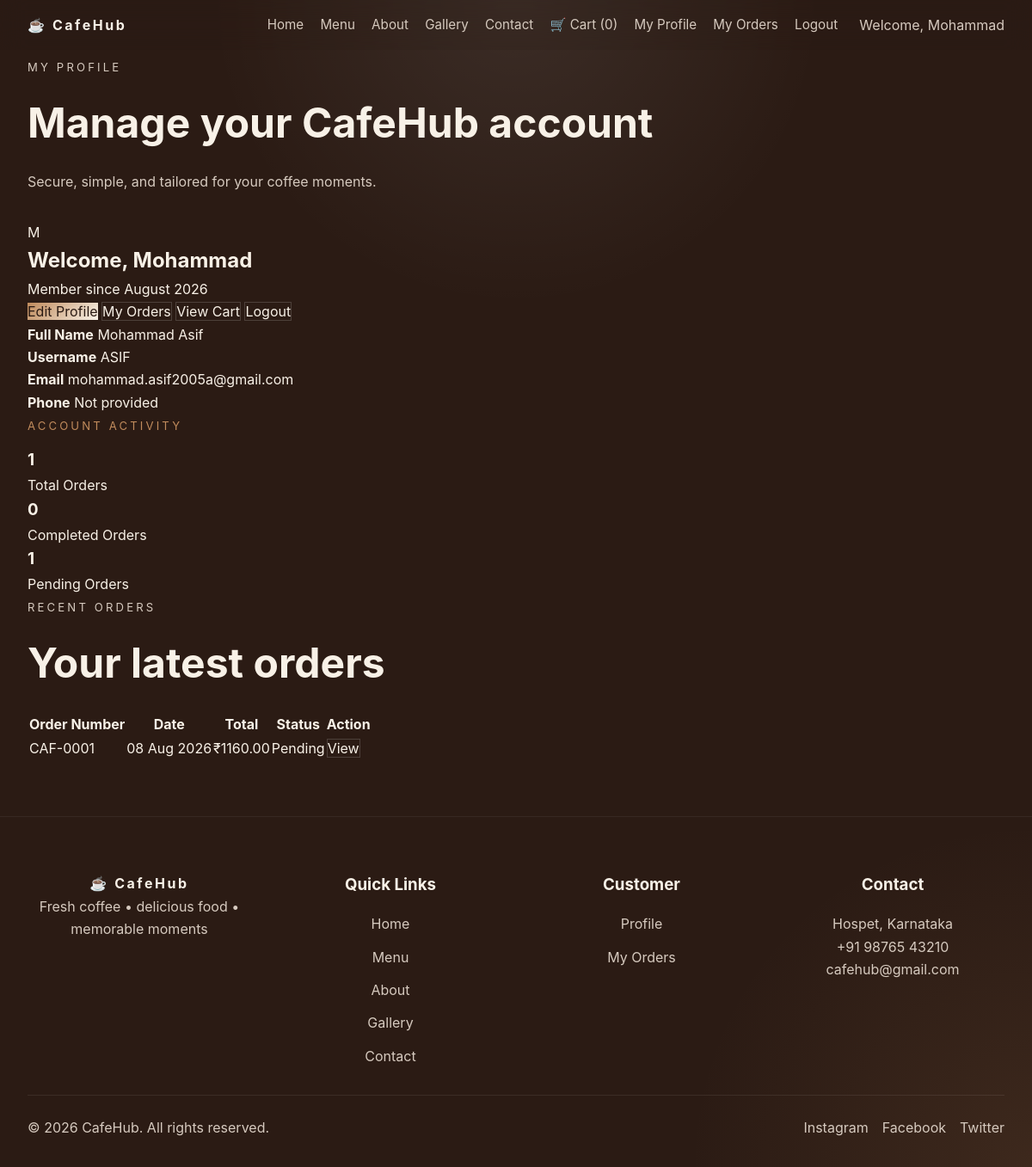
The app's page /accounts/profile/ (signed in), older data.
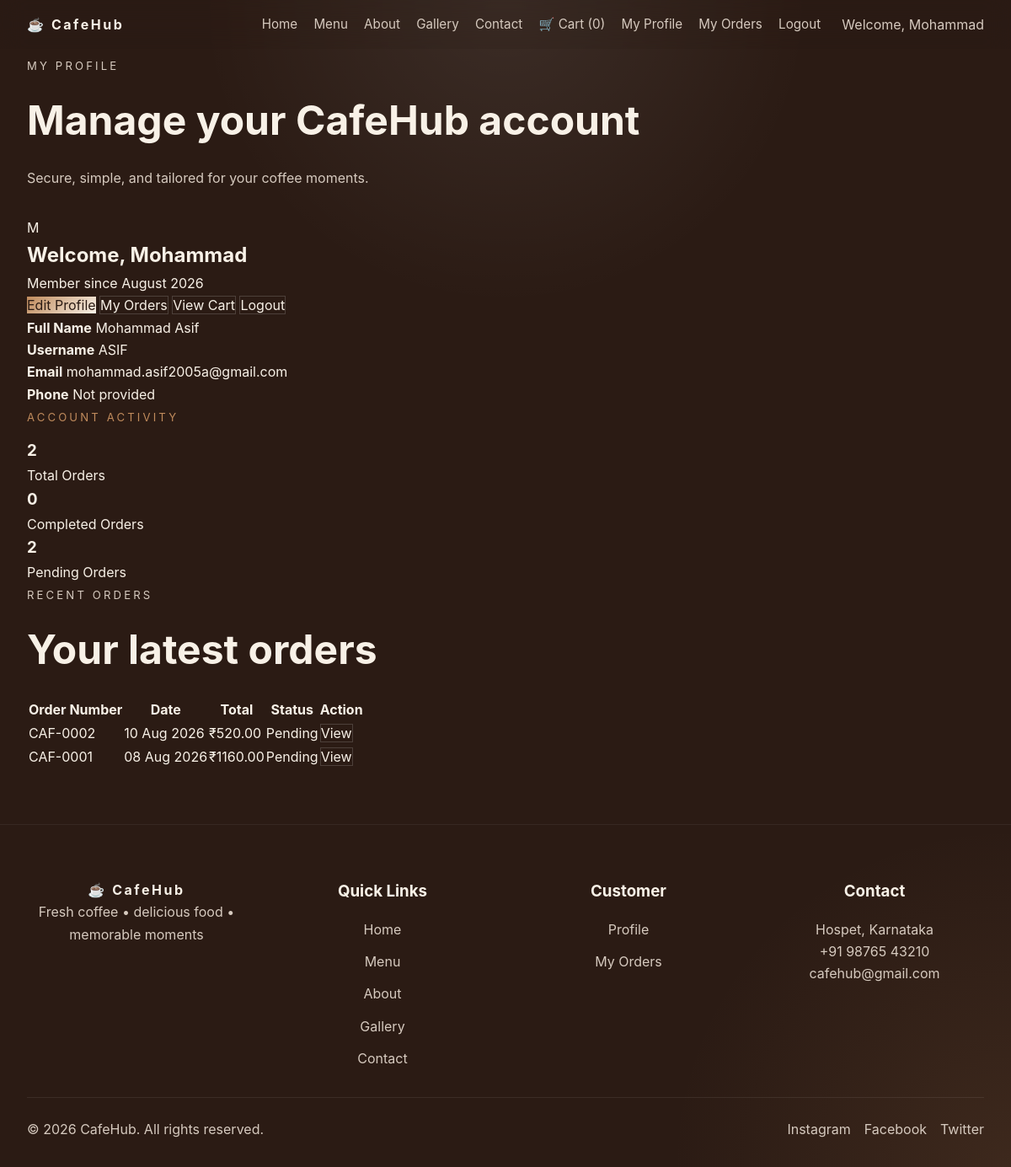
The same page, newer data.
### orders/models.py (models this page shows, shortened)
class Order(models.Model):
    STATUS_PENDING = 'pending'
    STATUS_COMPLETED = 'completed'
    STATUS_CHOICES = [
        (STATUS_PENDING, 'Pending'),
        (STATUS_COMPLETED, 'Completed'),
    ]
    user = models.ForeignKey(
        settings.AUTH_USER_MODEL,
        on_delete=models.CASCADE,
        related_name='orders'
    )
    order_number = models.CharField(max_length=32, unique=True)
    customer_name = models.CharField(max_length=150)
    phone = models.CharField(max_length=30)
    address = models.TextField()
    city = models.CharField(max_length=100)
    pincode = models.CharField(max_length=20)
    subtotal = models.DecimalField(max_digits=10, decimal_places=2)
    delivery_fee = models.DecimalField(max_digits=10, decimal_places=2)
    total = models.DecimalField(max_digits=10, decimal_places=2)
    status = models.CharField(max_length=24, choices=STATUS_CHOICES, default=STATUS_PENDING)
    created_at = models.DateTimeField(auto_now_add=True)
    updated_at = models.DateTimeField(auto_now=True)
    class Meta:
        ordering = ['-created_at']

### accounts/views.py (the view)
# urls.py: path('profile/', views.profile_view, name='profile'),
@login_required
def profile_view(request):
	orders_count = request.user.orders.count()
	completed_orders = request.user.orders.filter(status='completed').count()
	pending_orders = request.user.orders.filter(status='pending').count()
	recent_orders = request.user.orders.order_by('-created_at')[:5]
	return render(request, 'accounts/profile.html', {
		'orders_count': orders_count,
		'completed_orders': completed_orders,
		'pending_orders': pending_orders,
		'recent_orders': recent_orders,
	})

### orders/context_processors.py (called while the page is built)
def cart_quantity(request):
    if request.user.is_authenticated:
        total = request.user.cart_items.aggregate(quantity=Sum('quantity'))['quantity']
        return {'cart_quantity': total or 0}
    return {'cart_quantity': 0}

### templates/accounts/profile.html (shortened to what this page needs)
{% extends 'base.html' %}
{% block content %}
<section class="section profile-section animate-on-scroll" style="padding:4rem 2rem;">
  <div class="section-heading">
    <p class="section-small">My Profile</p>
    <h2>Manage your CafeHub account</h2>
    <p class="profile-meta">Secure, simple, and tailored for your coffee moments.</p>
  </div>
  <div class="profile-card">
    <div class="profile-grid">
      <div>
        <div class="profile-avatar">
          {% if user.first_name %}
            {{ user.first_name|slice:":1"|upper }}
          {% elif user.username %}
            {{ user.username|slice:":1"|upper }}
          {% else %}
            C
          {% endif %}
        </div>
        <div class="profile-header">
          <h1>Welcome, {% if user.first_name %}{{ user.first_name }}{% else %}{{ user.username }}{% endif %}</h1>
          <p class="profile-meta">Member since {{ user.date_joined|date:'F Y' }}</p>
        </div>
        <div class="profile-actions">
          <a class="btn btn-primary" href="{% url 'accounts:edit_profile' %}">Edit Profile</a>
          <a class="btn btn-secondary" href="{% url 'orders:my_orders' %}">My Orders</a>
          <a class="btn btn-secondary" href="{% url 'orders:cart' %}">View Cart</a>
          <a class="btn btn-secondary" href="{% url 'accounts:logout' %}">Logout</a>
        </div>
      </div>
      <div class="profile-details">
        <div class="detail-row">
          <strong>Full Name</strong>
          <span>{% if user.first_name or user.last_name %}{{ user.first_name }} {{ user.last_name }}{% else %}Not provided{% endif %}</span>
        </div>
        <div class="detail-row">
          <strong>Username</strong>
          <span>{% if user.username %}{{ user.username }}{% else %}Not provided{% endif %}</span>
        </div>
        <div class="detail-row">
          <strong>Email</strong>
          <span>{% if user.email %}{{ user.email }}{% else %}Not provided{% endif %}</span>
        </div>
        <div class="detail-row">
          <strong>Phone</strong>
          <span>Not provided</span>
        </div>
      </div>
    </div>
    <div class="profile-stats">
      <p class="section-small">Account activity</p>
      <div class="stats-grid">
        <article class="stat-card animate-on-scroll">
          <h3>{{ orders_count|default:'0' }}</h3>
          <p>Total Orders</p>
        </article>
        <article class="stat-card animate-on-scroll">
          <h3>{{ completed_orders|default:'0' }}</h3>
          <p>Completed Orders</p>
        </article>
        <article class="stat-card animate-on-scroll">
          <h3>{{ pending_orders|default:'0' }}</h3>
          <p>Pending Orders</p>
        </article>
      </div>
    </div>
    <div class="recent-orders animate-on-scroll">
      <div class="section-heading" style="margin-bottom:1rem;">
        <p class="section-small">Recent Orders</p>
        <h2>Your latest orders</h2>
      </div>
      {% if recent_orders %}
        <div class="table-responsive">
          <table class="order-table">
            <thead>
              <tr>
                <th>Order Number</th>
                <th>Date</th>
                <th>Total</th>
                <th>Status</th>
                <th>Action</th>
              </tr>
            </thead>
            <tbody>
              {% for order in recent_orders %}
                <tr>
                  <td>{{ order.order_number }}</td>
                  <td>{{ order.created_at|date:'d M Y' }}</td>
                  <td>₹{{ order.total }}</td>
                  <td><span class="status-pill">{{ order.get_status_display }}</span></td>
                  <td><a class="btn btn-secondary" href="{% url 'orders:order_success' order.order_number %}">View</a></td>
                </tr>
              {% endfor %}
            </tbody>
          </table>
        </div>
      {% else %}
        <p class="profile-meta">No recent orders yet. Start browsing the menu and enjoy your first CafeHub experience.</p>
      {% endif %}
    </div>
  </div>
</section>
{% endblock %}

### templates/base.html (shortened to what this page needs)
{% load static %}
<!doctype html>
<html lang="en">
  <head>
    <link rel="stylesheet" href="{% static 'css/style.css' %}">
  </head>
  <body>
    <div class="page-shell">
      <header class="navbar" role="banner">
        <a href="#top" class="brand-logo">☕ CafeHub</a>
        <nav class="nav-menu desktop-nav" aria-label="Primary navigation">
          <a class="nav-link" href="{% url 'home' %}">Home</a>
          <a class="nav-link" href="#menu">Menu</a>
          <a class="nav-link" href="#about">About</a>
          <a class="nav-link" href="#gallery">Gallery</a>
          <a class="nav-link" href="#contact">Contact</a>
          {% if user.is_authenticated %}
            <a class="nav-link" href="{% url 'orders:cart' %}">🛒 Cart ({{ cart_quantity }})</a>
            <a class="nav-link" href="{% url 'accounts:profile' %}">My Profile</a>
            <a class="nav-link" href="{% url 'orders:my_orders' %}">My Orders</a>
            <a class="nav-link" href="{% url 'accounts:logout' %}">Logout</a>
            <span style="margin-left:6px;color:var(--muted);">{% if user.first_name %}Welcome, {{ user.first_name }}{% else %}Welcome{% endif %}</span>
          {% else %}
            <a class="nav-link" href="{% url 'accounts:login' %}">Login</a>
            <a class="nav-link" href="{% url 'accounts:register' %}">Register</a>
          {% endif %}
        </nav>
      </header>
      <main>
        {% block content %}{% endblock %}
      </main>
      <footer class="footer">
        <div class="footer-grid">
          <div>
            <a href="#top" class="brand-logo footer-logo">☕ CafeHub</a>
            <p>Fresh coffee • delicious food • memorable moments</p>
          </div>
          <div>
            <h3>Quick Links</h3>
            <nav class="footer-links" aria-label="Footer quick links">
              <a href="{% url 'home' %}">Home</a>
              <a href="#menu">Menu</a>
              <a href="#about">About</a>
              <a href="#gallery">Gallery</a>
              <a href="#contact">Contact</a>
            </nav>
          </div>
          <div>
            <h3>Customer</h3>
            <nav class="footer-links" aria-label="Footer customer links">
              {% if user.is_authenticated %}
                <a href="{% url 'accounts:profile' %}">Profile</a>
                <a href="#">My Orders</a>
              {% else %}
                <a href="{% url 'accounts:login' %}">Login</a>
                <a href="{% url 'accounts:register' %}">Register</a>
              {% endif %}
            </nav>
          </div>
          <div>
            <h3>Contact</h3>
            <p>Hospet, Karnataka</p>
            <p>+91 98765 43210</p>
            <p><a href="mailto:cafehub@gmail.com">cafehub@gmail.com</a></p>
          </div>
        </div>
        <div class="footer-bottom">
          <p>© 2026 CafeHub. All rights reserved.</p>
          <div class="social-links" aria-label="Social media links">
            <a href="#" aria-label="Instagram">Instagram</a>
            <a href="#" aria-label="Facebook">Facebook</a>
            <a href="#" aria-label="Twitter">Twitter</a>
          </div>
        </div>
      </footer>
    </div>
  </body>
</html>

### static/css/style.css (style rules this page uses)
:root { --bg: #2b1b14; --panel: #3c2b22; --panel-soft: rgba(255, 255, 255, 0.08); --text: #f8f1e7; --muted: #d6cabf; --accent: #c08b5c; --accent-dark: #6f4e37; --border: rgba(248, 241, 231, 0.12); --shadow: 0 24px 60px rgba(0, 0, 0, 0.18); --radius: 24px; }
* { margin: 0; padding: 0; box-sizing: border-box; }
html { scroll-behavior: smooth; }
body { min-height: 100vh; font-family: Inter, system-ui, -apple-system, BlinkMacSystemFont, 'Segoe UI', sans-serif; background: radial-gradient(circle at top, rgba(255, 255, 255, 0.08), transparent 24%), radial-gradient(circle at bottom right, rgba(192, 139, 92, 0.12), transparent 22%), var(--bg); color: var(--text); line-height: 1.65; }
a { color: inherit; text-decoration: none; }
.page-shell { position: relative; overflow-x: hidden; }
.navbar { position: fixed; top: 0; left: 0; width: 100%; z-index: 100; display: flex; justify-content: space-between; align-items: center; gap: 1rem; padding: 1rem 2rem; transition: background 0.3s ease, box-shadow 0.3s ease, padding 0.3s ease; background: rgba(43, 27, 20, 0.15); backdrop-filter: blur(14px); }
.brand-logo, .footer-logo { font-weight: 700; letter-spacing: 0.16em; color: var(--text); }
.nav-menu, .mobile-menu, .footer-links { display: flex; flex-wrap: wrap; gap: 1.2rem; }
.nav-link { color: var(--muted); transition: color 0.25s ease, transform 0.25s ease; font-size: 0.95rem; }
.btn-primary { background: linear-gradient(135deg, var(--accent), #f8f1e7); color: #2b1b14; border: none; }
.btn-secondary { background: transparent; border: 1px solid rgba(255, 255, 255, 0.16); color: var(--text); }
.section { padding: 6rem 2rem; }
.section-heading { max-width: 760px; margin-bottom: 2rem; }
.section-small { display: inline-block; margin-bottom: 0.85rem; color: var(--accent); text-transform: uppercase; letter-spacing: 0.24em; font-size: 0.82rem; }
.section-heading h2 { font-size: clamp(2.5rem, 4vw, 3.4rem); margin-bottom: 1rem; }
.section-heading p { color: var(--muted); max-width: 60ch; }
.footer { padding: 4rem 2rem 2rem; color: var(--muted); }
.footer-grid { display: grid; grid-template-columns: repeat(4, minmax(0, 1fr)); gap: 2rem; margin-bottom: 2rem; }
.footer h3 { margin-bottom: 1rem; color: var(--text); }
.footer-links { display: grid; gap: 0.75rem; }
.footer-bottom { display: flex; justify-content: space-between; align-items: center; flex-wrap: wrap; gap: 1rem; border-top: 1px solid rgba(255, 255, 255, 0.08); padding-top: 1.5rem; }
.social-links { display: flex; gap: 1rem; }
.social-links a { color: var(--muted); }
.animate-on-scroll { opacity: 0; transform: translateY(24px); transition: opacity 0.7s ease, transform 0.7s ease; }
.animate-visible { opacity: 1; transform: translateY(0); }
footer { padding: 2rem; text-align: center; color: var(--muted); border-top: 1px solid rgba(255, 255, 255, 0.06); }
footer h3 { margin: 0 0 0.75rem; color: var(--text); }

Row changes from the older to the newer data that the page shows:
added Order: order_number "CAF-0002", created_at "10 Aug 2026", total "520.00", status "Pending"
Text that changed along with them:
{{ orders_count|default:'0' }}: "1" → "2"
{{ pending_orders|default:'0' }}: "1" → "2"
